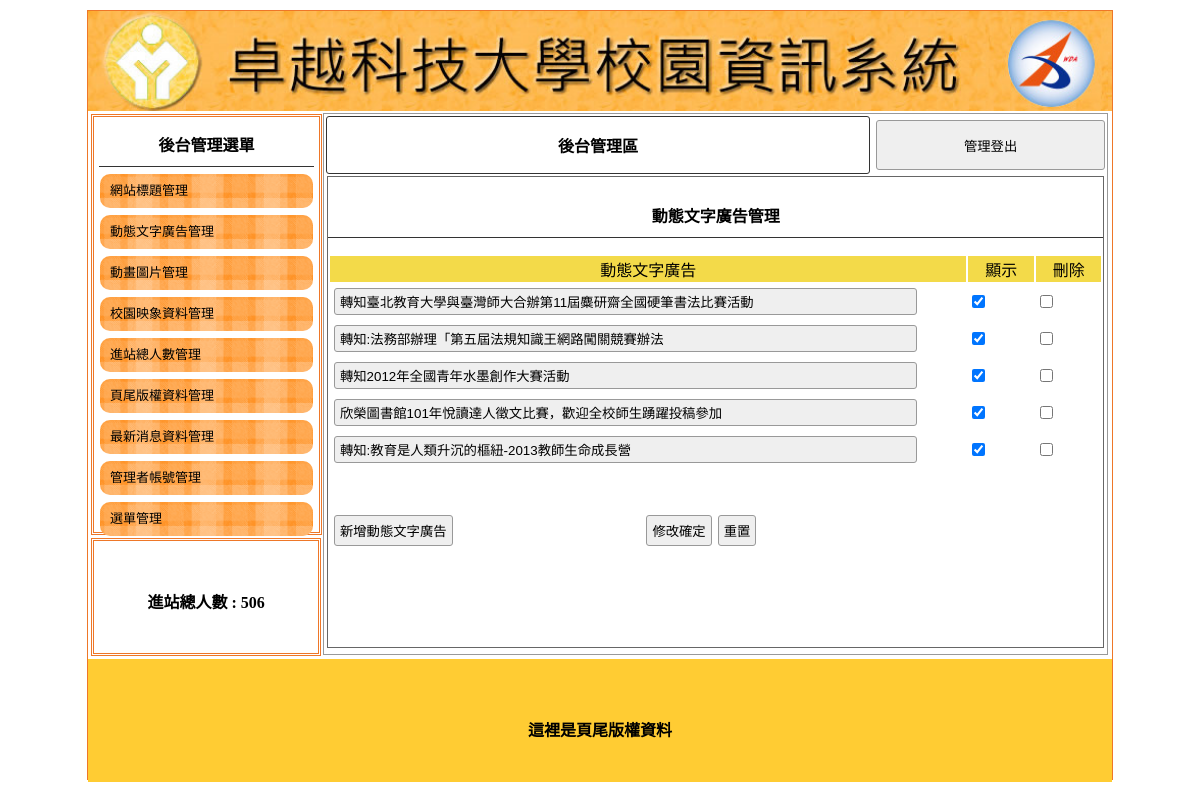
/admin.php?do=admin&redo=ad, run on the app's committed database.
### tables this page shows
CREATE TABLE `title_t3` (
  `id` int(10) UNSIGNED NOT NULL,
  `file` text NOT NULL,
  `text` text NOT NULL,
  `dpy` int(1) NOT NULL
);

CREATE TABLE `total_t7` (
  `once` int(11) NOT NULL
);

CREATE TABLE `maqe_t4` (
  `id` int(10) UNSIGNED NOT NULL,
  `text` text NOT NULL,
  `dpy` int(1) NOT NULL
);

CREATE TABLE `footer_t8` (
  `once` text NOT NULL
);

### sql.php (called while the page is built, shortened)
<?php
$dblink=new PDO("mysql:host=localhost;dbname=php_q1;charset=utf8","root","");
function select($table,$sql){
    global $dblink;
    if($sql) return $dblink->query("select * from ".$table." where ".$sql)->fetchAll();
    else return $dblink->query("select * from ".$table)->fetchAll();
}
?>
<?php
$result=select("title_t3","dpy=1");
foreach($result as $row){
    $title_img="img/".$row["file"];
    $title_text=$row["text"];
}
$result=select("maqe_t4","dpy=1");
$result=select("total_t7",1);
if(empty($_SESSION['who'])) {
    $result=select("total_t7",1);
    foreach($result as $row){
        $total_num=$row["once"];
    }
}
$result=select("footer_t8",1);
foreach($result as $row){
    $bottom_text=$row["once"];
}
?>

### admin_ad.php (the view, shortened to what this page needs)
<div style="width:99%; height:87%; margin:auto; overflow:auto; border:#666 1px solid;">
                                    <p class="t cent botli">動態文字廣告管理</p>
        <form method="post" action="api.php?do=meqe">
    <table width="100%">
    	<tbody><tr class="yel">
        	<td width="68%">動態文字廣告</td><td width="7%">顯示</td><td width="7%">刪除</td>
                    </tr>
    </tbody>
<?php
$result=select("maqe_t4",0);
foreach($result as $row){
?>
    <tr>
        <td><input type=text value=<?=$row['text']?> name=text[<?=$row['id']?>] style="width:90%"></td>
        <td>
            <input type=checkbox value=1 name=dpy[<?=$row['id']?>] <?=($row["dpy"])?"checked":""?>>
        </td>
        <td><input type=checkbox value=<?=$row['id']?> name=del[]></td>
    </tr>
<?php
}
?>
    </table>
           <table style="margin-top:40px; width:70%;">
     <tbody><tr>
      <td width="200px"><input type="button" onclick="op(&#39;#cover&#39;,&#39;#cvr&#39;,&#39;view.php?do=add_meqe&#39;)" value="新增動態文字廣告"></td><td class="cent"><input type="submit" value="修改確定"><input type="reset" value="重置"></td>
     </tr>
    </tbody></table>
        </form>
                                    </div>

### admin.php (shortened to what this page needs)
<?php
include "sql.php";
$content_zone="admin_title";
if(!empty($_GET['redo'])) $content_zone=$_GET['do']."_".$_GET['redo'];
?>
<!DOCTYPE html PUBLIC "-//W3C//DTD XHTML 1.0 Transitional//EN" "http://www.w3.org/TR/xhtml1/DTD/xhtml1-transitional.dtd">
<html xmlns="http://www.w3.org/1999/xhtml"><head><meta http-equiv="Content-Type" content="text/html; charset=UTF-8">
<link href="./Management page_files/css.css" rel="stylesheet" type="text/css">
</head>
<body>
	<div id="main">
    	<a title="<?=$title_text?>" href="?"><div class="ti" style="background:url(&#39;<?=$title_img?>&#39;); background-size:cover;"></div></a>
        	<div id="ms">
             	<div id="lf" style="float:left;">
            		<div id="menuput" class="dbor">
                    	                    		<span class="t botli">後台管理選單</span>
                			                            <a style="color:#000; font-size:13px; text-decoration:none;" href="admin.php">
                            	<div class="mainmu">
                    			網站標題管理                    			</div>
                            </a>
							                            <a style="color:#000; font-size:13px; text-decoration:none;" href="?do=admin&redo=ad">
                            	<div class="mainmu">
                    			動態文字廣告管理                    			</div>
                            </a>
							                            <a style="color:#000; font-size:13px; text-decoration:none;" href="?do=admin&redo=mvim">
                            	<div class="mainmu">
                    			動畫圖片管理                    			</div>
                            </a>
							                            <a style="color:#000; font-size:13px; text-decoration:none;" href="?do=admin&redo=image">
                            	<div class="mainmu">
                    			校園映象資料管理                    			</div>
                            </a>
										    <a style="color:#000; font-size:13px; text-decoration:none;" href="?do=admin&redo=total">
                            	<div class="mainmu">
                    			進站總人數管理                    			</div>
                            </a>
							                            <a style="color:#000; font-size:13px; text-decoration:none;" href="?do=admin&redo=bottom">
                            	<div class="mainmu">
                    			頁尾版權資料管理                    			</div>
                            </a>
							                            <a style="color:#000; font-size:13px; text-decoration:none;" href="?do=admin&redo=news">
                            	<div class="mainmu">
                    			最新消息資料管理                    			</div>
                            </a>
							                            <a style="color:#000; font-size:13px; text-decoration:none;" href="?do=admin&redo=admin">
                            	<div class="mainmu">
                    			管理者帳號管理                    			</div>
                            </a>
										    <a style="color:#000; font-size:13px; text-decoration:none;" href="?do=admin&redo=menu">
                            	<div class="mainmu">
                    			選單管理                    			</div>
                            </a>
							                    </div>
                    <div class="dbor" style="margin:3px; width:95%; height:20%; line-height:100px;">
                    	<span class="t">進站總人數 :
                        	<?=$total_num?>                        </span>
                    </div>
        		</div>
                <div class="di" style="height:540px; border:#999 1px solid; width:76.5%; margin:2px 0px 0px 0px; float:left; position:relative; left:20px;">
                                                    <table width="100%">
                                	<tbody><tr>
                                    	<td style="width:70%;font-weight:800; border:#333 1px solid; border-radius:3px;" class="cent"><a href="?do=admin" style="color:#000; text-decoration:none;">後台管理區</a></td><td><button onclick="document.cookie=&#39;user=&#39;;location.replace(&#39;api.php?do=logout&#39;)" style="width:99%; margin-right:2px; height:50px;">管理登出</button></td>
                                    </tr>
                                </tbody></table>
                                <?php include $content_zone.".php" ?>
                                                </div>
                             </div>
            	<div style="width:1024px; left:0px; position:relative; background:#FC3; margin-top:4px; height:123px; display:block;">
				<span class="t" style="line-height:123px;"><?=$bottom_text?></span>
                </div>
    </div>
</body></html>

### Management page_files/css.css (style rules this page uses)
body { padding:0px; margin:0px; }
#main { width:1024px; height:768px; margin:10px auto 10px auto; border:#EE7728 1px solid; position:relative; }
.ti { width:100%; height:100px; position:relative; background-size:cover; background-repeat:no-repeat; }
.dbor { border:#EE7728 double 3px; margin:1px; padding:2px 10px 2px 10px; }
.t { font-weight:800; display:block; text-align:center; padding:10px 1px 10px 1px; }
.botli { border-bottom:#333 1px solid; }
.mainmu { position:relative; border-radius:10px; background:url(icon/menu.fw.png) center no-repeat; background-size:cover; line-height:30px; padding:2px 10px 2px 10px; margin:7px 1px 7px 1px; }
#lf { height:540px; width:21%; display:inline-block; }
#menuput { width:100%; height:75%; position:relative; padding:5px; display:block; margin: 3px; }
.di { display:inline-block; }
.cent { text-align:center; }
input,button { border:#999 1px solid; border-radius:3px; background:#EFEFEF; padding:5px; margin:3px; }
input[type=text],input[type=password] { width:150px; }
.yel td { background:#F3DA49; text-align:center; }

### data on the page
title_t3: file (picture)
total_t7: once "506"
maqe_t4: text "轉知臺北教育大學與臺灣師大合辦第11屆麋研齋全國硬筆書法比賽活動", dpy "☑"
maqe_t4: text "轉知:法務部辦理「第五屆法規知識王網路闖關競賽辦法", dpy "☑"
maqe_t4: text "轉知2012年全國青年水墨創作大賽活動", dpy "☑"
maqe_t4: text "欣榮圖書館101年悅讀達人徵文比賽，歡迎全校師生踴躍投稿參加", dpy "☑"
maqe_t4: text "轉知:教育是人類升沉的樞紐-2013教師生命成長營", dpy "☑"
footer_t8: once "這裡是頁尾版權資料"
